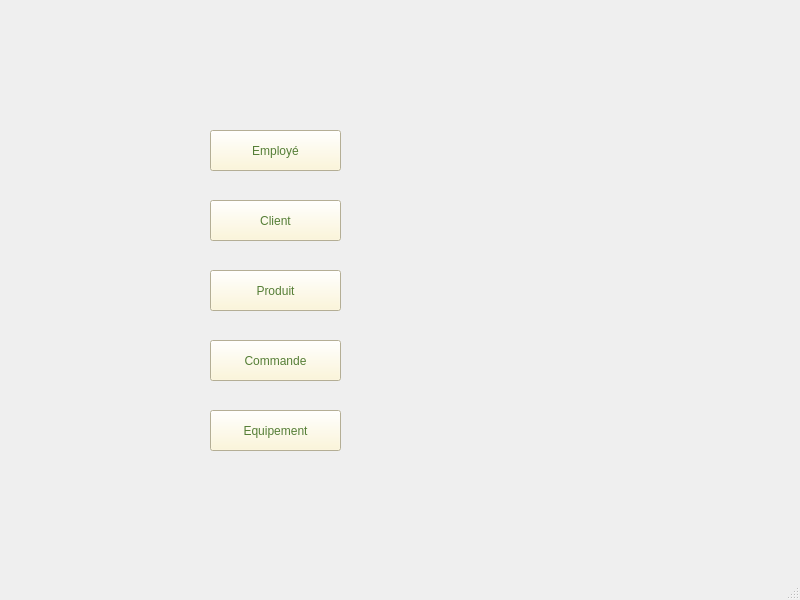
<?xml version="1.0" encoding="UTF-8"?>
<ui version="4.0">
 <class>integration</class>
 <widget class="QMainWindow" name="integration">
  <property name="geometry">
   <rect>
    <x>0</x>
    <y>0</y>
    <width>800</width>
    <height>600</height>
   </rect>
  </property>
  <property name="windowTitle">
   <string>integration</string>
  </property>
  <widget class="QWidget" name="centralwidget">
   <widget class="QPushButton" name="pb_equip">
    <property name="geometry">
     <rect>
      <x>210</x>
      <y>410</y>
      <width>131</width>
      <height>41</height>
     </rect>
    </property>
    <property name="styleSheet">
     <string notr="true">color: rgb(85, 126, 54);
background-color: rgb(252, 244, 208);
alternate-background-color: rgb(252, 244, 208);
font: 12pt &quot;MS Shell Dlg 2&quot;;</string>
    </property>
    <property name="text">
     <string>Equipement</string>
    </property>
   </widget>
   <widget class="QPushButton" name="pb_produit">
    <property name="geometry">
     <rect>
      <x>210</x>
      <y>270</y>
      <width>131</width>
      <height>41</height>
     </rect>
    </property>
    <property name="styleSheet">
     <string notr="true">color: rgb(85, 126, 54);
background-color: rgb(252, 244, 208);
alternate-background-color: rgb(252, 244, 208);
font: 15pt &quot;MS Shell Dlg 2&quot;;</string>
    </property>
    <property name="text">
     <string>Produit</string>
    </property>
   </widget>
   <widget class="QPushButton" name="pb_commande">
    <property name="geometry">
     <rect>
      <x>210</x>
      <y>340</y>
      <width>131</width>
      <height>41</height>
     </rect>
    </property>
    <property name="styleSheet">
     <string notr="true">color: rgb(85, 126, 54);
background-color: rgb(252, 244, 208);
alternate-background-color: rgb(252, 244, 208);
font: 13pt &quot;MS Shell Dlg 2&quot;;</string>
    </property>
    <property name="text">
     <string>Commande</string>
    </property>
   </widget>
   <widget class="QPushButton" name="pb_client">
    <property name="geometry">
     <rect>
      <x>210</x>
      <y>200</y>
      <width>131</width>
      <height>41</height>
     </rect>
    </property>
    <property name="styleSheet">
     <string notr="true">color: rgb(85, 126, 54);
background-color: rgb(252, 244, 208);
alternate-background-color: rgb(252, 244, 208);
font: 15pt &quot;MS Shell Dlg 2&quot;;</string>
    </property>
    <property name="text">
     <string>Client</string>
    </property>
   </widget>
   <widget class="QPushButton" name="pb_employe">
    <property name="geometry">
     <rect>
      <x>210</x>
      <y>130</y>
      <width>131</width>
      <height>41</height>
     </rect>
    </property>
    <property name="styleSheet">
     <string notr="true">color: rgb(85, 126, 54);
background-color: rgb(252, 244, 208);
alternate-background-color: rgb(252, 244, 208);
font: 15pt &quot;MS Shell Dlg 2&quot;;</string>
    </property>
    <property name="text">
     <string>Employé</string>
    </property>
   </widget>
   <widget class="QLabel" name="label">
    <property name="geometry">
     <rect>
      <x>-5</x>
      <y>-15</y>
      <width>811</width>
      <height>581</height>
     </rect>
    </property>
    <property name="text">
     <string/>
    </property>
    <property name="pixmap">
     <pixmap resource="mariem/Atelier_Connexion_/Atelier_Connexion/mariem.qrc">:/mariem/menuuuu_page-0001.jpg</pixmap>
    </property>
    <property name="scaledContents">
     <bool>true</bool>
    </property>
   </widget>
   <zorder>label</zorder>
   <zorder>pb_equip</zorder>
   <zorder>pb_produit</zorder>
   <zorder>pb_commande</zorder>
   <zorder>pb_client</zorder>
   <zorder>pb_employe</zorder>
  </widget>
  <widget class="QMenuBar" name="menubar">
   <property name="geometry">
    <rect>
     <x>0</x>
     <y>0</y>
     <width>800</width>
     <height>26</height>
    </rect>
   </property>
  </widget>
  <widget class="QStatusBar" name="statusbar"/>
 </widget>
 <resources>
  <include location="mariem/Atelier_Connexion_/Atelier_Connexion/mariem.qrc"/>
 </resources>
 <connections/>
</ui>
